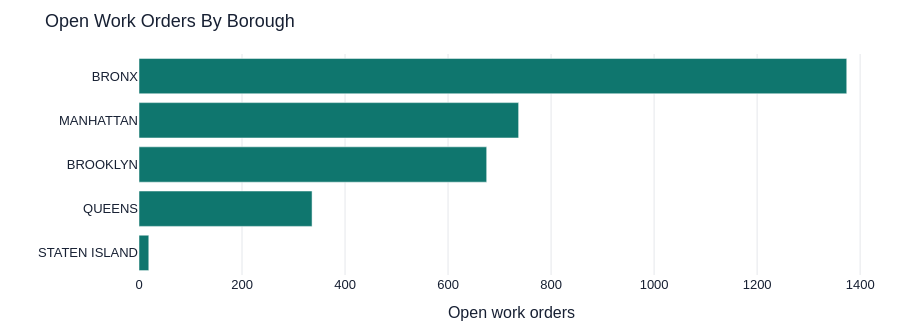

Notebook code cell kept with this figure:
### Code cell
group_label = dashboard_group_col.replace("_", " ").title() if dashboard_group_col else "Available Field"
plot_group_count(
    open_dashboard_df,
    dashboard_group_col,
    f"Open Work Orders By {group_label}",
    top_n=15,
)

### Figure 1 — Plotly figure (JSON) as saved in the notebook; plotly's stock layout.template omitted (floating-point values rounded to 4 significant figures)
{"data": [{"hovertemplate": "%{y}<br>Open work orders: %{x}<extra></extra>", "legendgroup": "", "marker": {"color": "#0f766e", "pattern": {"shape": ""}}, "name": "", "orientation": "h", "showlegend": false, "textposition": "auto", "type": "bar", "x": [19, 336, 675, 737, 1374], "xaxis": "x", "y": ["STATEN ISLAND", "QUEENS", "BROOKLYN", "MANHATTAN", "BRONX"], "yaxis": "y"}], "layout": {"barmode": "relative", "font": {"color": "#172033", "family": "Arial, sans-serif", "size": 13}, "height": 330, "hoverlabel": {"bgcolor": "white", "font": {"size": 12}}, "legend": {"title": {"text": ""}, "tracegroupgap": 0}, "margin": {"b": 36, "l": 16, "r": 16, "t": 54}, "title": {"text": "Open Work Orders By Borough"}, "xaxis": {"anchor": "y", "domain": [0, 1], "gridcolor": "#e5e7eb", "showgrid": true, "title": {"text": "Open work orders"}, "zeroline": false}, "yaxis": {"anchor": "x", "domain": [0, 1], "showgrid": false, "title": {"text": ""}, "zeroline": false}}}
